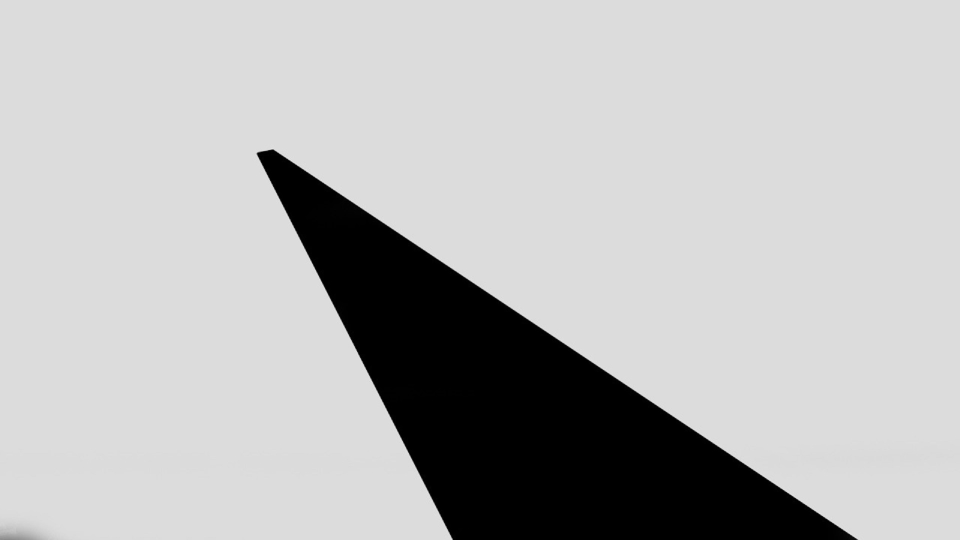
#> input picture m1.jpeg, 1920 x 1080 px (shown at 1/2 size)
$ python sta2.py
#> lines starting #> are read from the running program, lines starting #| are printed output that depends on the picture; after the words box and inside, x2 and y2 are one past the last pixel; in counts of white or black regions, pixels touching at a corner belong together; pictures that were not available may be replaced by others from this repository, and a replacement may not be noted
import numpy as np
import cv2
import timeit
import datetime
import os
import time

speed_limit = int(input('Enter The Speed Limit: '))
#> the answer given: 3

# Initialize the video
cap = cv2.VideoCapture('test1.mp4')
lane_1_1 = []
lane_1_2 = []

mask1 = cv2.imread('m1.jpeg')
#> mask1 is the input picture: shape (1080, 1920, 3); min 0, max 238, mean 184.8
mask1 = cv2.cvtColor(mask1, cv2.COLOR_BGR2GRAY)
#> mask1: shape (1080, 1920)
ret1, thresh_MASK_1 = cv2.threshold(mask1, 127, 255, cv2.THRESH_BINARY_INV)
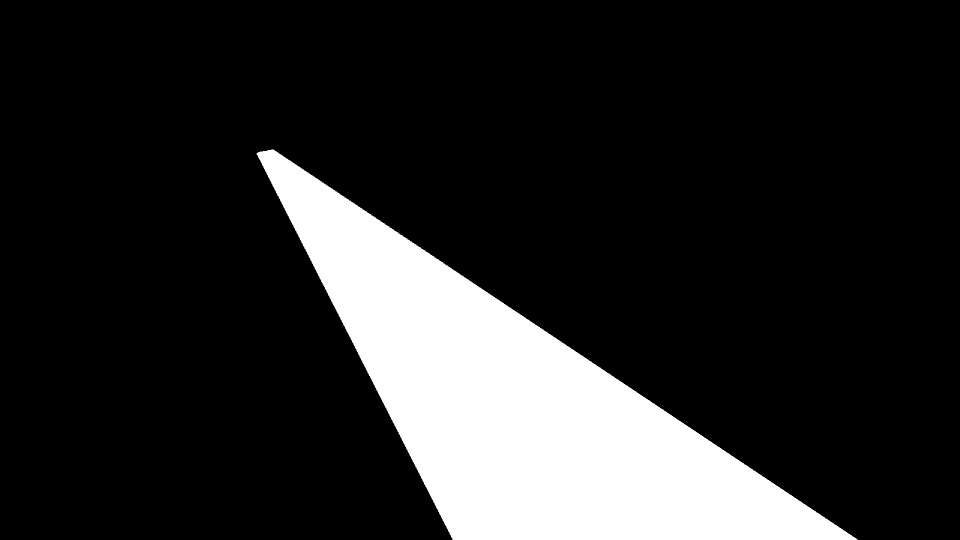
#> thresh_MASK_1: shape (1080, 1920) (shown at 1/2 size); 16% white; 1 white region, box (x1, y1, x2, y2) and area: (513, 299, 1716, 1080) 331333
mask2 = cv2.imread('m2.jpeg')
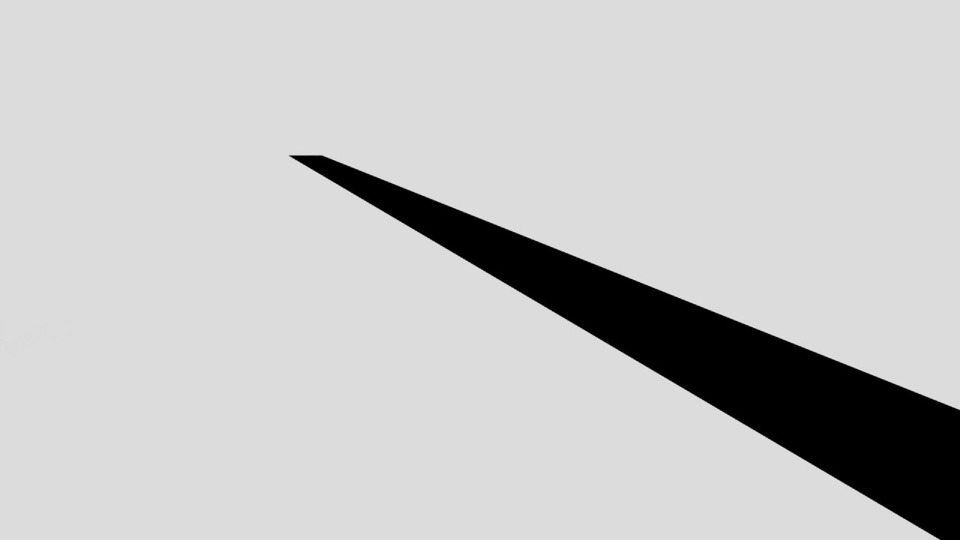
#> input picture m2.jpeg, 1920 x 1080 px (shown at 1/2 size)
#> mask2 is the input picture: shape (1080, 1920, 3); min 0, max 238, mean 198.1
mask2 = cv2.cvtColor(mask2, cv2.COLOR_BGR2GRAY)
#> mask2: shape (1080, 1920)
ret2, thresh_MASK_2 = cv2.threshold(mask2, 127, 255, cv2.THRESH_BINARY_INV)
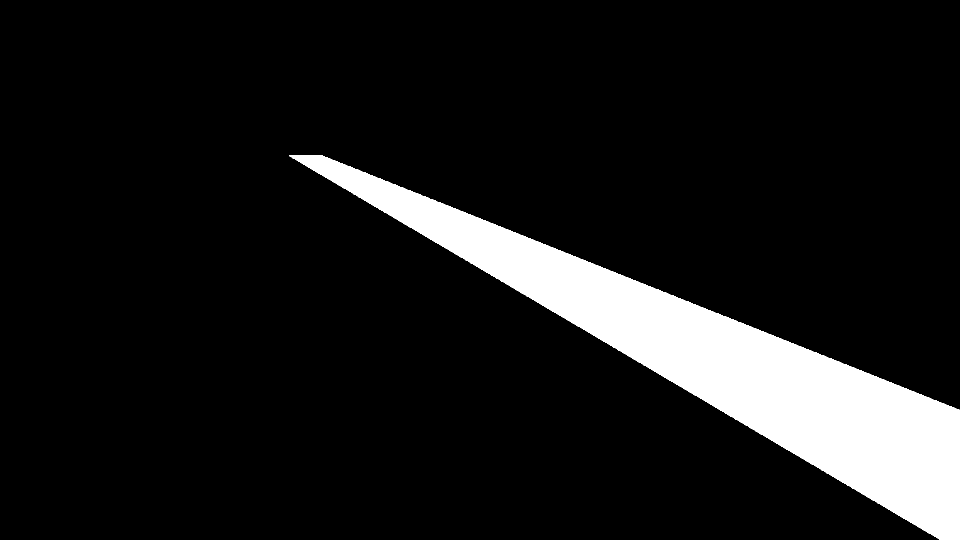
#> thresh_MASK_2: shape (1080, 1920) (shown at 1/2 size); 10% white; 1 white region, box (x1, y1, x2, y2) and area: (578, 311, 1920, 1080) 206993

# Create the background subtraction object
method = 1

if method == 0:
    bgSubtractor = cv2.bgsegm.createBackgroundSubtractorMOG()
elif method == 1:
    bgSubtractor = cv2.createBackgroundSubtractorMOG2()
else:
    bgSubtractor = cv2.bgsegm.createBackgroundSubtractorGMG()

# Create the kernel that will be used to remove the noise in the foreground mask
kernel = cv2.getStructuringElement(cv2.MORPH_ELLIPSE, (3, 3))
kernel_di = np.ones((5, 1), np.uint8)

# define variables
cnt = 0
cnt1 = 0
flag = True
flag1 = True
distance = 0.003

# Play until the user decides to stop
while True:
    start = timeit.default_timer()
    ret, frame = cap.read()
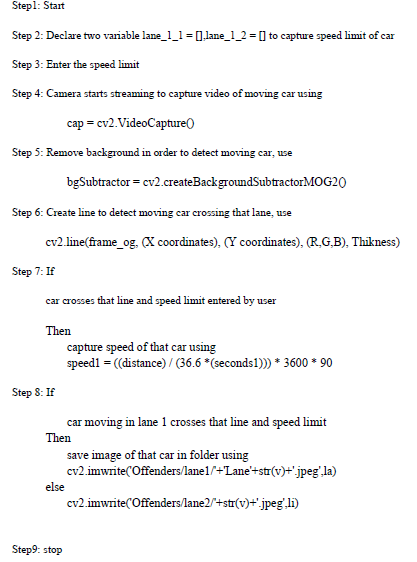
#> input picture images/Algorithm.png, 417 x 562 px, given in place of test1.mp4, which was not available
#> frame is the input picture: shape (562, 417, 3); mean B, G, R 245.2, 244.8, 244.8
    frame_og = frame
    l, a, b = cv2.split(frame)
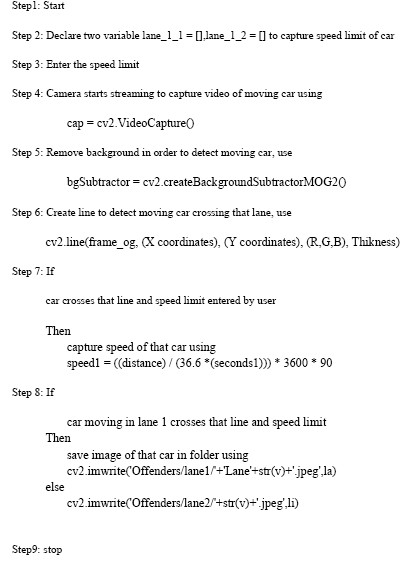
#> a: shape (562, 417); min 0, max 255, mean 244.8
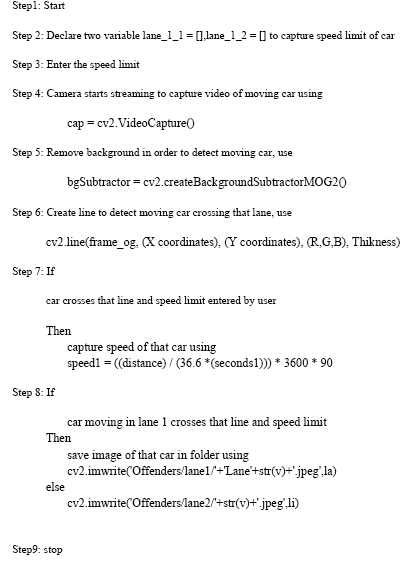
#> b: shape (562, 417); min 0, max 255, mean 244.8
    clahe = cv2.createCLAHE(clipLimit=2, tileGridSize=(1, 1))
    frame = clahe.apply(l)
#> frame: shape (562, 417)
    cv2.line(frame_og, (300, 513), (1900, 513), (0, 255, 0), 2)
    cv2.line(frame_og, (300, 482), (1900, 482), (0, 255, 0), 2)
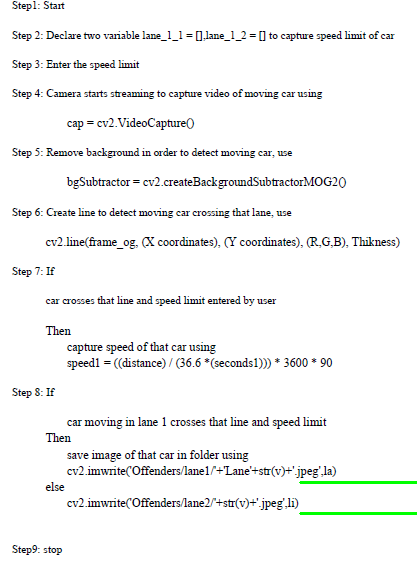
#> frame_og: shape (562, 417, 3); mean B, G, R 244.4, 244.8, 244.1
    if ret == True:
        foregroundMask = bgSubtractor.apply(frame)
#> foregroundMask: shape (562, 417); every value is 127
        foregroundMask = cv2.morphologyEx(foregroundMask, cv2.MORPH_OPEN, kernel)
        foregroundMask = cv2.erode(foregroundMask, kernel, iterations=3)
        foregroundMask = cv2.morphologyEx(foregroundMask, cv2.MORPH_CLOSE, kernel,iterations=6)
        foregroundMask = cv2.dilate(foregroundMask, kernel_di, iterations=7)
        foregroundMask = cv2.medianBlur(foregroundMask,5)
        thresh = cv2.threshold(foregroundMask, 25, 255, cv2.THRESH_BINARY)[1]
#> thresh: shape (562, 417); every value is 255
#> (the run stopped early here; a loop or call above may not have finished)
